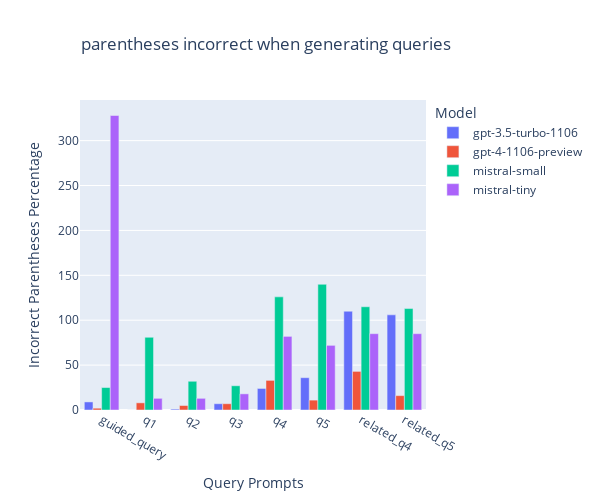

The notebook cell saved with this chart:
### Code cell
melted_df = pd.melt(seed_df, id_vars=['model'], value_vars=['q1_answer_parentheses_correct', 'q2_answer_parentheses_correct', 'q3_answer_parentheses_correct', 'q4_answer_parentheses_correct', 'q5_answer_parentheses_correct', 'guided_query_answer_parentheses_correct', 'related_q4_answer_parentheses_correct', 'related_q5_answer_parentheses_correct'],
                    var_name='query', value_name='operator')

# Group by 'model' and sum the answers for each question
summed_df = melted_df.groupby(['model', 'query']).sum().reset_index()
summed_df['count'] = melted_df.groupby(['model', 'query']).count().reset_index()['operator']
summed_df['operator']  = summed_df['count'] - summed_df['operator']



summed_df['query'] = summed_df['query'].apply(lambda x: x.rstrip("_answer_parentheses_correct"))
#custom_labels = {'q1_answer_parentheses_correct': 'q1', 'q2_answer_parentheses_correct': 'q2', 'q3_answer_parentheses_correct': 'q3', 'q4_answer_parentheses_correct': 'q4', 'q5_answer_parentheses_correct': 'q5', 'guided_query_parentheses_correct': 'guided query'}
#custom_labels = ['q1','q2','q3','q4','q5','guided_query']

fig = px.bar(summed_df, x='query', y='operator', color='model',
             title='parentheses incorrect when generating queries',
             labels={'query': 'Query Prompts', 'operator': 'Incorrect Parentheses Percentage', 'model': 'Model'},
     )

# Customize layout if needed
fig.update_layout(barmode='group', xaxis={'type': 'category'}, width=600, height=500, title_x=0.135)

# Show the plot
fig.show()

### Figure 1 — Plotly figure (JSON) as saved in the notebook; plotly's stock layout.template omitted (floating-point values rounded to 4 significant figures)
{"data": [{"alignmentgroup": "True", "hovertemplate": "Model=gpt-3.5-turbo-1106<br>Query Prompts=%{x}<br>Incorrect Parentheses Percentage=%{y}<extra></extra>", "legendgroup": "gpt-3.5-turbo-1106", "marker": {"color": "#636efa", "pattern": {"shape": ""}}, "name": "gpt-3.5-turbo-1106", "offsetgroup": "gpt-3.5-turbo-1106", "orientation": "v", "showlegend": true, "textposition": "auto", "type": "bar", "x": ["guided_query", "q1", "q2", "q3", "q4", "q5", "related_q4", "related_q5"], "xaxis": "x", "y": [9, 0, 1, 7, 24, 36, 110, 106], "yaxis": "y"}, {"alignmentgroup": "True", "hovertemplate": "Model=gpt-4-1106-preview<br>Query Prompts=%{x}<br>Incorrect Parentheses Percentage=%{y}<extra></extra>", "legendgroup": "gpt-4-1106-preview", "marker": {"color": "#EF553B", "pattern": {"shape": ""}}, "name": "gpt-4-1106-preview", "offsetgroup": "gpt-4-1106-preview", "orientation": "v", "showlegend": true, "textposition": "auto", "type": "bar", "x": ["guided_query", "q1", "q2", "q3", "q4", "q5", "related_q4", "related_q5"], "xaxis": "x", "y": [2, 8, 5, 7, 33, 11, 43, 16], "yaxis": "y"}, {"alignmentgroup": "True", "hovertemplate": "Model=mistral-small<br>Query Prompts=%{x}<br>Incorrect Parentheses Percentage=%{y}<extra></extra>", "legendgroup": "mistral-small", "marker": {"color": "#00cc96", "pattern": {"shape": ""}}, "name": "mistral-small", "offsetgroup": "mistral-small", "orientation": "v", "showlegend": true, "textposition": "auto", "type": "bar", "x": ["guided_query", "q1", "q2", "q3", "q4", "q5", "related_q4", "related_q5"], "xaxis": "x", "y": [25, 81, 32, 27, 126, 140, 115, 113], "yaxis": "y"}, {"alignmentgroup": "True", "hovertemplate": "Model=mistral-tiny<br>Query Prompts=%{x}<br>Incorrect Parentheses Percentage=%{y}<extra></extra>", "legendgroup": "mistral-tiny", "marker": {"color": "#ab63fa", "pattern": {"shape": ""}}, "name": "mistral-tiny", "offsetgroup": "mistral-tiny", "orientation": "v", "showlegend": true, "textposition": "auto", "type": "bar", "x": ["guided_query", "q1", "q2", "q3", "q4", "q5", "related_q4", "related_q5"], "xaxis": "x", "y": [328, 13, 13, 18, 82, 72, 85, 85], "yaxis": "y"}], "layout": {"barmode": "group", "height": 500, "legend": {"title": {"text": "Model"}, "tracegroupgap": 0}, "title": {"text": "parentheses incorrect when generating queries", "x": 0.135}, "width": 600, "xaxis": {"anchor": "y", "autorange": true, "domain": [0, 1], "range": [-0.5, 7.5], "title": {"text": "Query Prompts"}, "type": "category"}, "yaxis": {"anchor": "x", "autorange": true, "domain": [0, 1], "range": [0, 345.3], "title": {"text": "Incorrect Parentheses Percentage"}, "type": "linear"}}}
